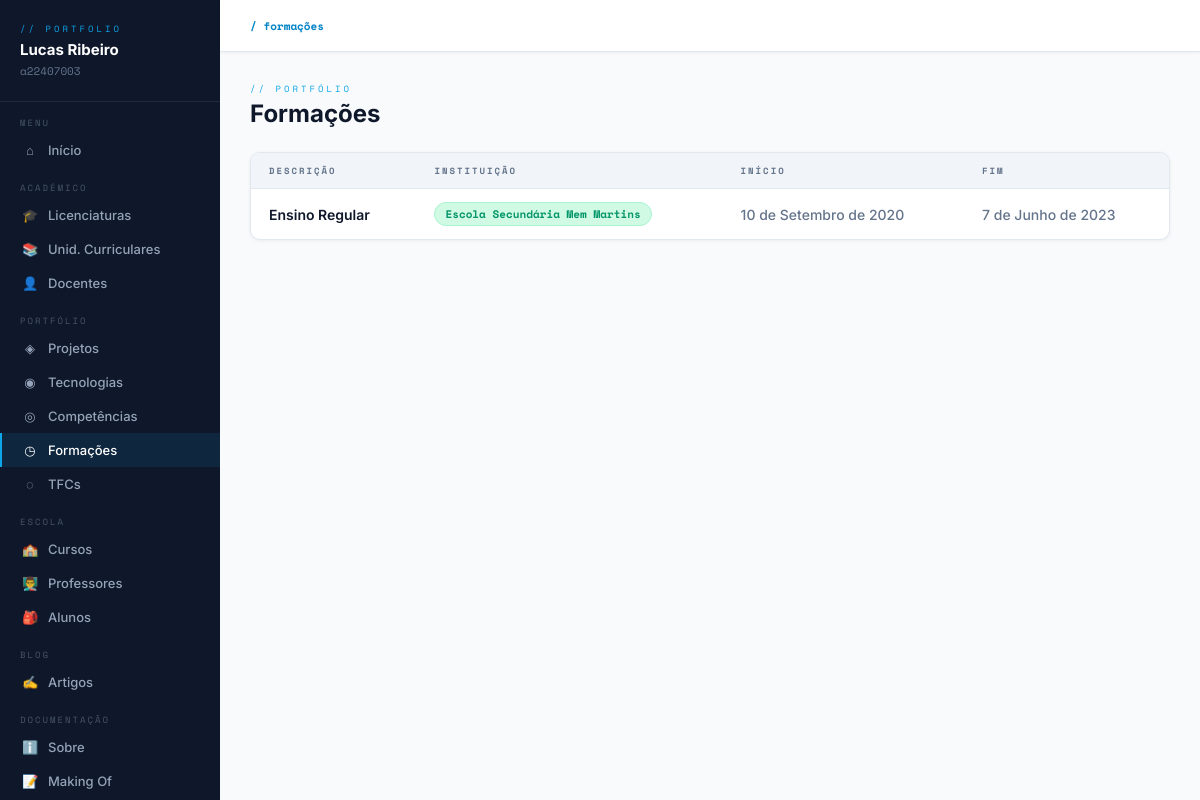
Screenshot of /formacoes/ with the database file from the repository.
### portfolio/models.py (models this page shows, shortened)
class Formacao(models.Model):
    instituicao = models.CharField(max_length=200)  # era ForeignKey para modelo inexistente
    descricao = models.CharField(max_length=150)
    data_inicio = models.DateField()
    data_fim = models.DateField(null=True, blank=True)
    certificado = models.FileField(upload_to='certificados/', null=True, blank=True)
    competencias_adquiridas = models.ManyToManyField(Competencia, related_name='formacoes', blank=True)
    class Meta:
        ordering = ['-data_inicio']

### portfolio/views.py (the view)
# urls.py: path('formacoes/', views.formacoes_list, name='formacoes_list'),
def formacoes_list(request):
    return render(request, 'portfolio/formacoes_list.html', {'formacoes': Formacao.objects.all()})

### portfolio/templates/portfolio/formacoes_list.html (shortened to what this page needs)
{% extends 'portfolio/base.html' %}
{% load grupo_tags %}
{% block nav_form %}active{% endblock %}
{% block breadcrumb %}<b>/ formações</b>{% endblock %}
{% block content %}
<div class="page-header">
    <div>
        <div class="page-label">// portfólio</div>
        <div class="page-title">Formações</div>
    </div>
</div>
<div class="card">
    <table>
        <thead>
            <tr>
                <th>Descrição</th><th>Instituição</th><th>Início</th><th>Fim</th>
            </tr>
        </thead>
        <tbody>
        {% for f in formacoes %}
            <tr>
                <td class="text-dark">{{ f.descricao }}</td>
                <td><span class="badge badge-green">{{ f.instituicao }}</span></td>
                <td class="text-muted">{{ f.data_inicio }}</td>
                <td class="text-muted">{{ f.data_fim|default:"Em curso" }}</td>
            </tr>
        {% empty %}
            <tr><td colspan="5"><div class="empty"><span>◷</span>Nenhuma formação adicionada ainda.</div></td></tr>
        {% endfor %}
        </tbody>
    </table>
</div>
{% endblock %}

### portfolio/templates/portfolio/base.html (style rules this page uses)
:root { --bg: #f8fafc; --bg2: #ffffff; --bg3: #f1f5f9; --border: #e2e8f0; --accent: #0ea5e9; --accent-dark: #0284c7; --green: #10b981; --danger: #ef4444; --warning: #f59e0b; --text: #0f172a; --muted: #64748b; --sidebar: #0f172a; }
* { margin:0; padding:0; box-sizing:border-box; }
body { background:var(--bg); color:var(--text); font-family:'Inter',sans-serif; display:flex; min-height:100vh; }
.breadcrumb b { color:var(--accent-dark); }
.page-header { display:flex; align-items:flex-end; justify-content:space-between; margin-bottom:24px; flex-wrap:wrap; gap:12px; }
.page-label { font-family:'Space Mono',monospace; font-size:9px; color:var(--accent); letter-spacing:3px; text-transform:uppercase; margin-bottom:4px; }
.page-title { font-size:24px; font-weight:700; color:var(--text); }
.card { background:var(--bg2); border:1px solid var(--border); border-radius:10px; overflow:hidden; box-shadow:0 1px 4px rgba(0,0,0,0.06); }
table { width:100%; border-collapse:collapse; }
thead { background:var(--bg3); border-bottom:1px solid var(--border); }
th { padding:11px 18px; font-family:'Space Mono',monospace; font-size:9px; color:var(--muted); letter-spacing:2px; text-transform:uppercase; text-align:left; font-weight:600; }
td { padding:13px 18px; font-size:14px; border-bottom:1px solid var(--border); vertical-align:middle; color:#0f172a; font-weight:500; }
tr:last-child td { border-bottom:none; }
.badge { display:inline-block; padding:3px 10px; border-radius:20px; font-size:11px; font-family:'Space Mono',monospace; font-weight:600; }
.badge-green { background:#d1fae5; color:#059669; border:1px solid #a7f3d0; }
.text-dark { color:#0f172a !important; font-weight:600; }
.text-muted { color:#64748b; }

### rows the page displays
Formacao: descricao "Ensino Regular", instituicao "Escola Secundária Mem Martins", data_inicio "10 de Setembro de 2020", data_fim "7 de Junho de 2023"
